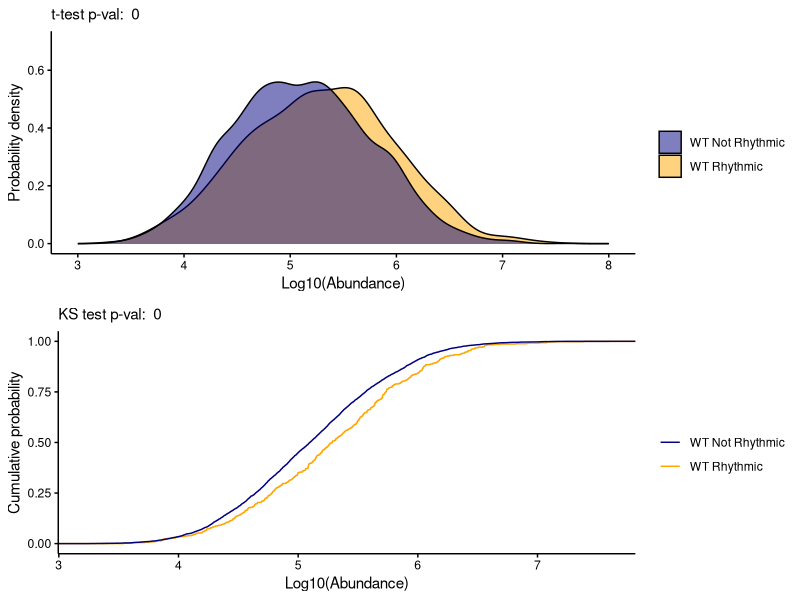
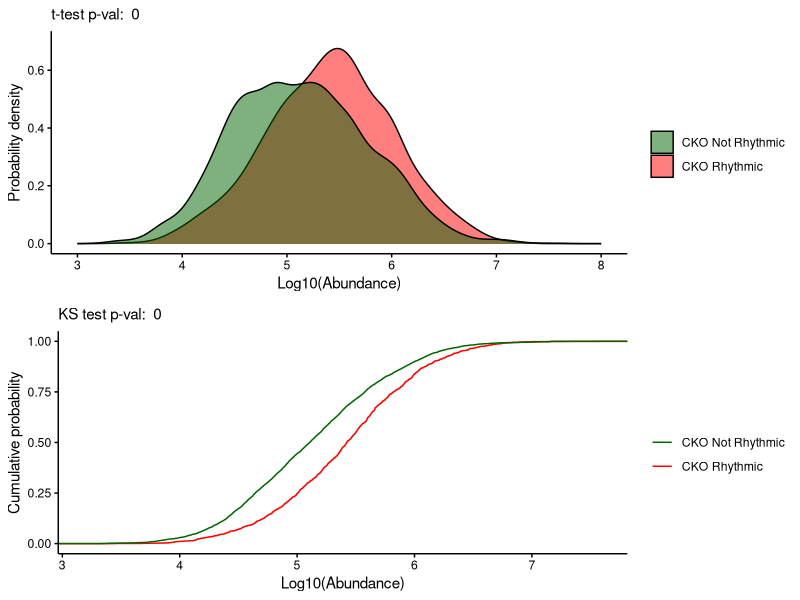
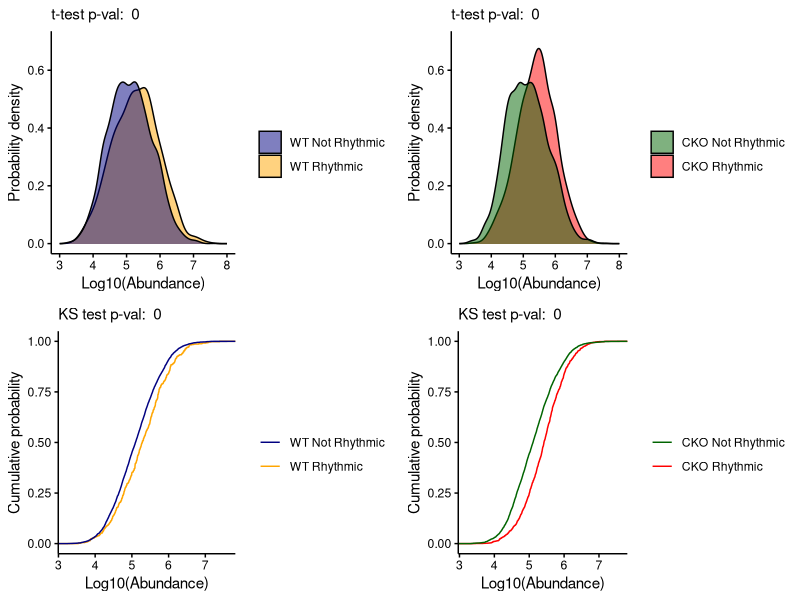

Generate these figures, in order, with R:
## ---- chunk 1
#######################################################################################################################################
# Combined analysis Notebook 3 - DESCRIPTION
#
# Here we estimate relative amplitude for each protein.
# Relative amplitude = range / mean abundance,
# To calculate range, we use a 24-hour moving average method to detrend data before subtracting max - min.
# This allows the elimination of >24h trends (e.g. if everything is decreasing over several days)
#
# A relative amplitude threshold is used in proteomics analysis to define biological significance
# This threshold is chosen in this study to be 10%
#
# In this noteboook we also include code to make density plots to compare the abundance between rhythmic vs non-rhythmic proteins.
# This is done separately for each genotype, and the boot-strapped KS test is used to compare distributions.
# Probability density is more useful than normal histograme because it allows us to compare distributions between groups of very different sizes.
#
# INPUTS = normalised data for significantly rhythmic proteins output by RAIN (.csv)
# OUTPUTS = detrended data, lists of proteins with relative amplitudes and baselines (mean abundance) calculated (.csv), probability density plots and cumulative distribution functions comparing rhythmic vs non-rhythmic protein abundance (.pdf)
# 
#######################################################################################################################################
## ---- chunk 2
# Setup
# Clear your workspace
rm(list=ls())

# Load useful packages
if (!require("tidyverse")) {
  install.packages("tidyverse", dependencies = TRUE)
  library(tidyverse)
} 

if (!require("Matching")) {
  install.packages("Matching", dependencies = TRUE)
  library(Matching)
}

if (!require("gridExtra")) {
  install.packages("gridExtra", dependencies = TRUE)
  library(gridExtra)
}

# Make a list of all the .csv files in your working directory just so you can see what's going on
X = list.files(".",".csv")

# read the raw data files
WT_data <- read.csv("WT_proteome_all_significant_RAIN.csv")
WT_data_start <- WT_data[,-1:-7]
WT_data_start <- t(WT_data_start)
colnames(WT_data_start) <- WT_data$Uniprot_ID


CKO_data <- read.csv("CKO_proteome_all_significant_RAIN.csv")
CKO_data_start <- CKO_data[,-1:-7]
CKO_data_start <- t(CKO_data_start)
colnames(CKO_data_start) <- CKO_data$Uniprot_ID

## ---- chunk 3
#Detrend the data using a 24h moving average
#Set up useful parameters for detrending

period = 24     #set period length to detrend
n_samples = ncol(WT_data_start)   #total number of samples

time <- seq(24,93,3)   #list of time-points
row_days = round(period/(time[2] - time [1]))    #number of rows that correspond to 24 hours (or 1 period length)

WT_detrended_data <- matrix(nrow=length(WT_data_start[,1]) - (row_days), ncol=ncol(WT_data_start))  #initialise a new matrix for the detrended data, excluding the first and last 12 hours (i.e. half of period)
colnames(WT_detrended_data) <- colnames(WT_data_start)     #set up the column names

#Fill up the matrix with the detrended data
for (i in 1:n_samples){
  for (j in 1:length(WT_detrended_data[,1])){
   WT_detrended_data[j,i] = WT_data_start[row_days/2+j,i] - mean(WT_data_start[j:(j + row_days),i])
  }
}

#Export the detrended data as a .csv file
write.csv(WT_detrended_data, file = "WT_Detrended_data.csv", row.names = F)


# SAME FOR CKO
period = 24     #set period length to detrend
n_samples = ncol(CKO_data_start)   #total number of samples
time <- seq(24,93,3)   #list of time-points
row_days = round(period/(time[2] - time [1]))    #number of rows that correspond to 24 hours (or 1 period length)

CKO_detrended_data <- matrix(nrow=length(CKO_data_start[,1]) - (row_days), ncol=ncol(CKO_data_start))  #initialise a new matrix for the detrended data, excluding the first and last 12 hours (i.e. half of period)
colnames(CKO_detrended_data) <- colnames(CKO_data_start)     #set up the column names

#Fill up the matrix with the detrended data
for (i in 1:n_samples){
  for (j in 1:length(CKO_detrended_data[,1])){
   CKO_detrended_data[j,i] = CKO_data_start[row_days/2+j,i] - mean(CKO_data_start[j:(j + row_days),i])
  }
}

#Export the detrended data as a .csv file
write.csv(CKO_detrended_data, file = "CKO_Detrended_data.csv", row.names = F)
## ---- chunk 4
#Calculate relative amplitude

#Calculate Means of each column
WT_Baselines <- as_tibble(colMeans(WT_data_start))
WT_Baselines <- rename(WT_Baselines, Means = value)

#Calculate peak-trough amplitude from detrended data

WT_Amplitudes <- as_tibble(apply(WT_detrended_data, 2, function(df) {max(df)-min(df)}))

WT_Relative_amplitudes <- as_tibble(WT_Amplitudes/WT_Baselines)
WT_Relative_amplitudes <- rename(WT_Relative_amplitudes, WT_Relative_amplitudes = value)



#Calculate Means of each column
CKO_Baselines <- as_tibble(colMeans(CKO_data_start))
CKO_Baselines <- rename(CKO_Baselines, Means = value)

#Calculate peak-trough amplitude from detrended data

CKO_Amplitudes <- as_tibble(apply(CKO_detrended_data, 2, function(df) {max(df)-min(df)}))

CKO_Relative_amplitudes <- as_tibble(CKO_Amplitudes/CKO_Baselines)
CKO_Relative_amplitudes <- rename(CKO_Relative_amplitudes, CKO_Relative_amplitudes = value)
## ---- chunk 5
#Export a file with only those with relative amplitude ≥0.1

WT_total_data <- cbind(WT_data[1:4], WT_Relative_amplitudes, WT_data[5:ncol(WT_data)])

WT_big_hits <- WT_total_data[WT_total_data$WT_Relative_amplitudes >= 0.1,]

write.csv(WT_total_data, "WT_all_hits.csv", row.names = F)
write.csv(WT_big_hits, "WT_big_hits.csv", row.names = F)



CKO_total_data <- cbind(CKO_data[1:4], CKO_Relative_amplitudes, CKO_data[5:ncol(CKO_data)])

CKO_big_hits <- CKO_total_data[CKO_total_data$CKO_Relative_amplitudes >= 0.1,]
write.csv(CKO_total_data, "CKO_all_hits.csv", row.names = F)
write.csv(CKO_big_hits, "CKO_big_hits.csv", row.names = F)
## ---- chunk 6
# Export files with baselines

WT_export <- cbind(WT_data[1:4], WT_Relative_amplitudes, WT_Baselines, WT_data[5:ncol(WT_data)])
CKO_export <- cbind(CKO_data[1:4], CKO_Relative_amplitudes, CKO_Baselines, CKO_data[5:ncol(WT_data)])

write.csv(WT_export, "WT_RA_B.csv", row.names = F)
write.csv(CKO_export, "CKO_RA_B.csv", row.names = F)

## ---- chunk 7
#read the RAIN files from INDEPENDENT analysis
WT_all <- read.csv("WT_RAIN_results.csv", stringsAsFactors = F)
CKO_all <- read.csv("CKO_RAIN_results.csv", stringsAsFactors = F)

#calculate baseline (=average abundance in all timepoints) - be careful which columns contain teh actual timepoint data
WT_all$Baseline <- rowMeans(WT_all[,8:31])
CKO_all$Baseline <- rowMeans(CKO_all[,8:31])

#create rhythmic & nonrhythmic subsets
WT_rhy <- subset(WT_all, pVal<0.05)
CKO_rhy <- subset(CKO_all, pVal<0.05)
WT_nonrhy <- subset(WT_all, pVal>0.05)
CKO_nonrhy <- subset(CKO_all, pVal>0.05)
## ---- chunk 8
# Density plots

#create function for plotting and testing distributions

#set colours
colours <- c("WT Rhythmic" = "orange", "WT Not Rhythmic" = "navy", "CKO Rhythmic" = "red", "CKO Not Rhythmic" = "dark green", "WT Random"="orange", "CKO Random"="red", "WT Background" = "navy", "CKO Background" = "dark green")

#function
probability_plots <- function(x1, x2, n1, n2, xn) {
  tt <- t.test(log10(x1), log10(x2), paired = F)
  
  pd <- ggplot() + 
    geom_density(aes(x = log10(x1), fill = n1),
                color = "black", alpha = 0.5) +
    geom_density(aes(x = log10(x2), fill = n2),
               color = "black", alpha = 0.5) +
    scale_fill_manual(name = "", values = colours) +
    xlim(3, 8) +
    ylim(0, 0.7) +
    labs(x =xn, subtitle = paste("t-test p-val: ", format(round(tt$p.value,4))), y = "Probability density") +
    theme(panel.border = element_blank(),
          panel.grid.major = element_blank(),
          panel.grid.minor = element_blank(),
          panel.background = element_blank(),
          axis.ticks = element_line(colour = "black"),
          axis.line = element_line(colour = "black"),
          axis.text=element_text(colour="black"),
          legend.background = element_blank(),
          legend.key = element_blank()
          )
  
  st <- ks.boot(x1, x2, nboots=1000)
  
  cp <- ggplot() +
    geom_step(aes(x=log10(x1), colour = n1), stat="ecdf") + 
    geom_step(aes(x=log10(x2), colour = n2), stat="ecdf") + 
    scale_color_manual(name = "", values = colours) +
    labs(subtitle = paste("KS test p-val: ", format(round(st$ks.boot.pvalue,4))), y="Cumulative probability", x=xn) +
    theme(panel.border = element_blank(),
          panel.grid.major = element_blank(),
          panel.grid.minor = element_blank(),
          panel.background = element_blank(),
          axis.ticks = element_line(colour = "black"),
          axis.line = element_line(colour = "black"),
          axis.text=element_text(colour="black"),
          legend.background = element_blank(),
          legend.key = element_blank()
          )
  
grid.arrange(pd, cp, nrow=2)
} 

WT_rvbg <- probability_plots(WT_rhy$Baseline, WT_nonrhy$Baseline, "WT Rhythmic", "WT Not Rhythmic", "Log10(Abundance)") 
CKO_rvbg <- probability_plots(CKO_rhy$Baseline, CKO_nonrhy$Baseline, "CKO Rhythmic", "CKO Not Rhythmic", "Log10(Abundance)")

p <- grid.arrange(WT_rvbg, CKO_rvbg, nrow=1)

ggsave(plot=p, "WT and CKO rhy vs nonrhy abundance.pdf", width=8, height = 5)
